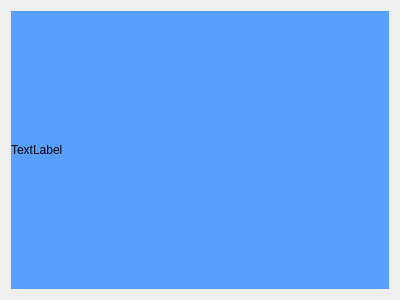
<?xml version="1.0" encoding="UTF-8"?>
<ui version="4.0">
 <class>Form</class>
 <widget class="QWidget" name="Form">
  <property name="geometry">
   <rect>
    <x>0</x>
    <y>0</y>
    <width>400</width>
    <height>300</height>
   </rect>
  </property>
  <property name="windowTitle">
   <string>Form</string>
  </property>
  <layout class="QVBoxLayout" name="verticalLayout_2">
   <item>
    <layout class="QVBoxLayout" name="verticalLayout">
     <item>
      <widget class="QLabel" name="label">
       <property name="styleSheet">
        <string notr="true">background-color: rgb(87, 160, 255)</string>
       </property>
       <property name="text">
        <string>TextLabel</string>
       </property>
      </widget>
     </item>
    </layout>
   </item>
  </layout>
 </widget>
 <resources/>
 <connections/>
</ui>
